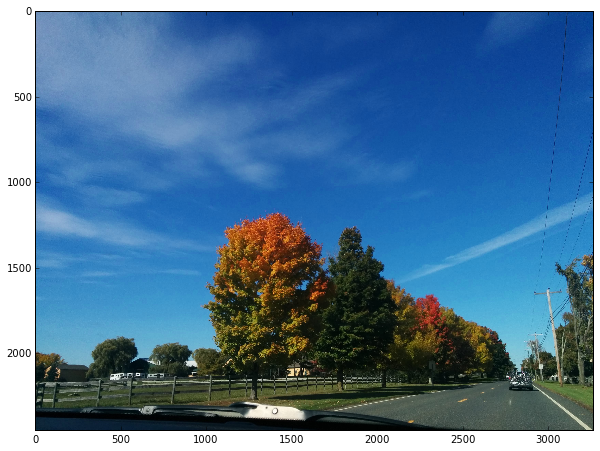
#> input picture T3_ColorContraste/road.png, 600 x 451 px
$ python faso_color.py
#> lines starting #> are read from the running program, lines starting #| are printed output that depends on the picture
# -*- coding: utf-8 -*-
"""
Created on Fri Oct  5 10:38:25 2018

@author: Usuario
"""
import cv2
import numpy as np
import matplotlib.pyplot as plt

# Lectura de imagen en OpenCV
road = cv2.imread('road.png')
#> road is the input picture: shape (451, 600, 3); mean B, G, R 151.1, 117.3, 78.1
plt.imshow(cv2.cvtColor(road, cv2.COLOR_BGR2RGB))

# Mostrar flags de espacios de color OpenCV
#flags = [i for i in dir(cv2) if i.startswith('COLOR_')]
#print(flags)

# CAmbio de color de imagen a HSV

road_hsv = cv2.cvtColor(road, cv2.COLOR_BGR2HSV)
#> road_hsv: shape (451, 600, 3); mean H, S, V 76.8, 143.8, 157.8
plt.imshow(cv2.cvtColor(road_hsv, cv2.COLOR_HSV2RGB))
plt.title('HSV')
plt.axis('off')

plt.figure(figsize=(12,4))
plt.subplot(131)
plt.hist(road_hsv[:,:,0].ravel(),bins=256 )
plt.title('Hue')
plt.subplot(132)
plt.hist(road_hsv[:,:,1].ravel(),bins=256)
plt.title('Saturacion')
plt.subplot(133)
plt.hist(road_hsv[:,:,2].ravel(),bins=256)
plt.title('Value')

# Composiciones falso color
colo = cv2.imread('../T2_HistogramaContraste/ColoradoLandsat8OLI541.tif')
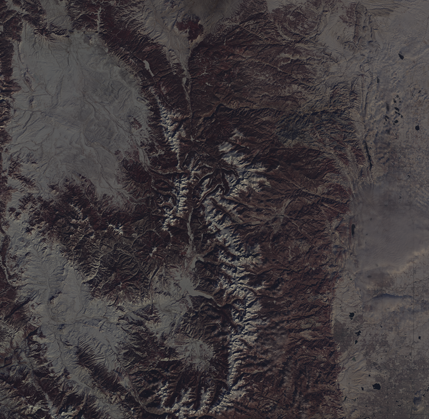
#> input picture T2_HistogramaContraste/ColoradoLandsat8OLI541.tif, 429 x 419 px
#> colo is the input picture: shape (419, 429, 3); mean B, G, R 60.6, 58.5, 64.2
color = cv2.applyColorMap(colo, cv2.COLORMAP_HOT)
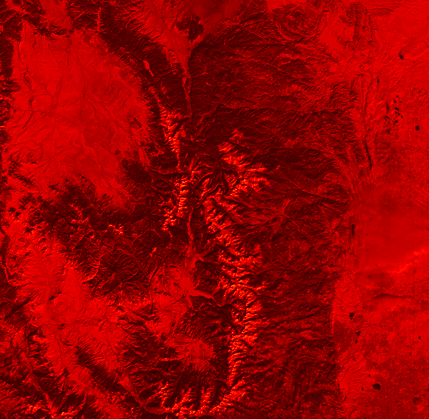
#> color: shape (419, 429, 3); mean B, G, R 0, 0.3, 150.8
cv2.imshow('Imagen falso color',color)

while True:
    k = cv2.waitKey(0) & 0xFF
#> (key Esc is pressed here)
    if k == 27:
        break
cv2.destroyAllWindows()
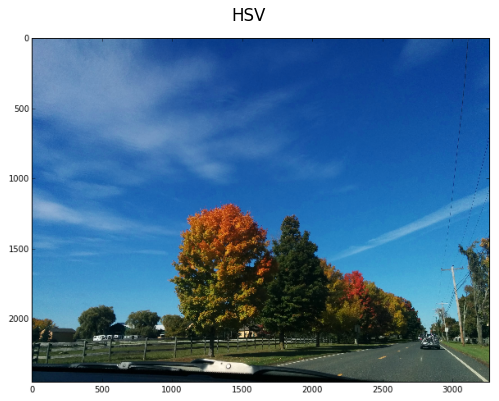
#> figure drawn by matplotlib, 1 panel
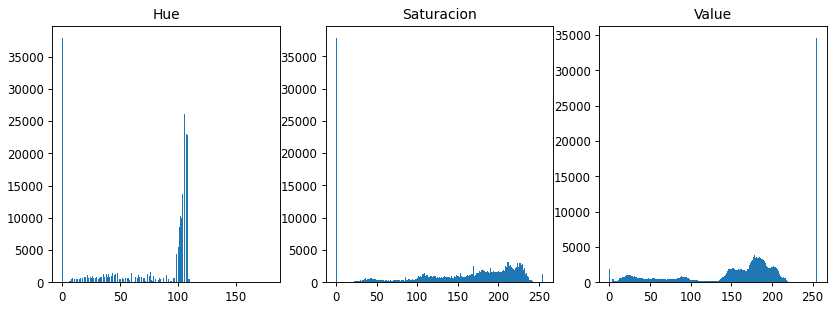
#> figure drawn by matplotlib, 3 panels; panel 1: tallest bar 37890 high, from x = 0 to 0.699; panel 2: tallest bar 37840 high, from x = 0 to 0.996; panel 3: tallest bar 34590 high, from x = 254 to 255
